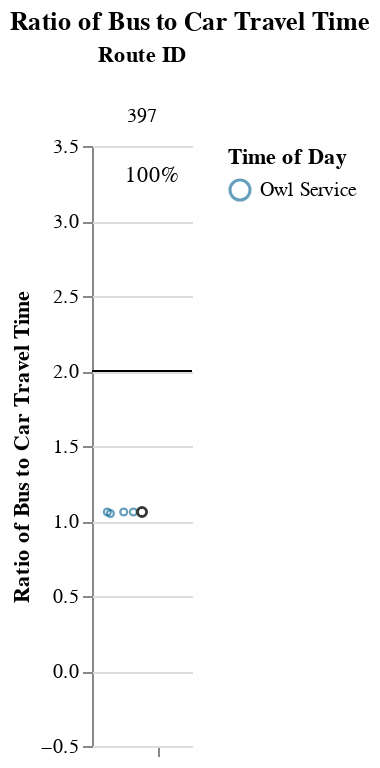
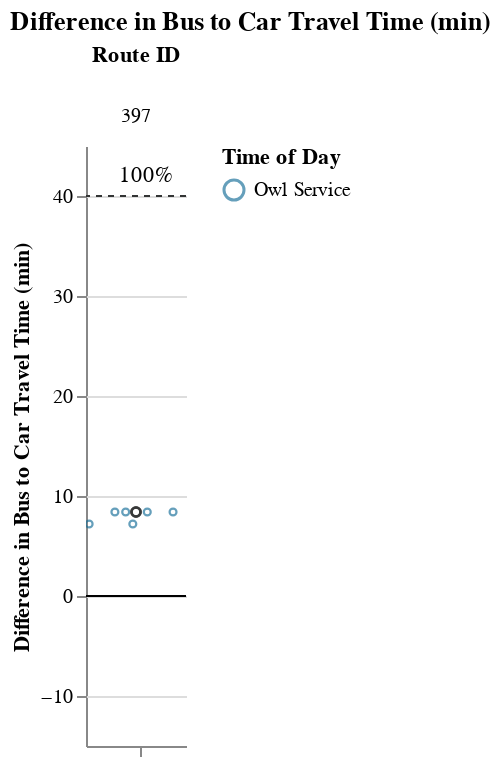

Notebook cell for these charts, in order:
### Markdown cell above
### Long Routes (> 1.5 hrs)

### Code cell
route_group = "long"
try:
    display_charts_for_route_group(df, route_group)
except:
    print("No routes meet this criteria.")

### Figure 1 — Vega-Lite specification as saved in the notebook (floating-point values rounded to 4 significant figures)
{"config": {"view": {"continuousWidth": 400, "continuousHeight": 300, "stroke": null}, "facet": {"spacing": 0}}, "data": {"name": "data-9dff0acb7038efdc7152efcda1fea953"}, "facet": {"column": {"field": "route_id", "sort": ["397"], "title": "Route ID", "type": "nominal"}}, "spec": {"layer": [{"mark": "rule", "encoding": {"color": {"value": "black"}, "y": {"field": "cutoff", "type": "quantitative"}}, "selection": {"selector005": {"type": "interval", "bind": "scales", "encodings": ["x", "y"]}}}, {"mark": {"type": "point", "opacity": 0.65, "size": 12, "strokeWidth": 1.1}, "encoding": {"color": {"field": "time_of_day", "scale": {"range": ["#136C97", "#E16B26", "#F6BF16", "#00896B", "#7790A3", "#5B559C"]}, "sort": ["AM Peak", "Midday", "PM Peak", "Owl Service"], "title": "Time of Day", "type": "nominal"}, "tooltip": [{"field": "route_id", "type": "nominal"}, {"field": "trip_id", "type": "nominal"}, {"field": "service_hours", "type": "quantitative"}, {"field": "car_duration_hours", "type": "quantitative"}, {"field": "bus_multiplier", "type": "quantitative"}, {"field": "bus_difference", "type": "quantitative"}, {"field": "num_trips", "type": "quantitative"}, {"field": "num_competitive", "type": "quantitative"}, {"field": "pct_trips_competitive", "type": "quantitative"}, {"field": "p25", "type": "quantitative"}, {"field": "p50", "type": "quantitative"}, {"field": "p75", "type": "quantitative"}], "x": {"axis": {"grid": false, "labels": false, "ticks": true, "values": [0]}, "field": "jitter", "scale": {}, "title": null, "type": "quantitative"}, "y": {"field": "bus_multiplier", "scale": {"domain": [-0.25, 3.24]}, "title": "Ratio of Bus to Car Travel Time", "type": "quantitative"}}, "transform": [{"calculate": "sqrt(-2*log(random()))*cos(2*PI*random())", "as": "jitter"}], "width": 50}, {"layer": [{"mark": {"type": "point", "opacity": 0.6, "size": 20, "strokeWidth": 1.3}, "encoding": {"color": {"value": "#323434"}, "y": {"field": "bus_multiplier", "type": "quantitative"}}, "transform": [{"filter": "(datum.p50_trip === 1)"}]}, {"mark": {"type": "text", "align": "center", "baseline": "middle"}, "encoding": {"color": {"value": "black"}, "text": {"field": "pct_trips_competitive", "format": ".0%", "type": "quantitative"}, "tooltip": [{"field": "route_id", "type": "nominal"}, {"field": "trip_id", "type": "nominal"}, {"field": "service_hours", "type": "quantitative"}, {"field": "car_duration_hours", "type": "quantitative"}, {"field": "bus_multiplier", "type": "quantitative"}, {"field": "bus_difference", "type": "quantitative"}, {"field": "num_trips", "type": "quantitative"}, {"field": "num_competitive", "type": "quantitative"}, {"field": "pct_trips_competitive", "type": "quantitative"}, {"field": "p25", "type": "quantitative"}, {"field": "p50", "type": "quantitative"}, {"field": "p75", "type": "quantitative"}], "x": {"value": 30}, "y": {"value": 15}}, "transform": [{"calculate": "sqrt(-2*log(random()))*cos(2*PI*random())", "as": "jitter"}, {"filter": "(datum.fastest_trip === 1)"}]}]}]}, "resolve": {"scale": {"y": "shared"}}, "title": "Ratio of Bus to Car Travel Time", "$schema": "https://vega.github.io/schema/vega-lite/v4.17.0.json", "datasets": {"data-9dff0acb7038efdc7152efcda1fea953": [{"calitp_itp_id": 290, "trip_key": -2849528265361035472, "trip_id": "11031126-136-Blocks-Weekday-54", "shape_id": "3970491", "route_id": "397", "service_hours": 2.38, "trip_first_departure_ts": 92760, "trip_last_arrival_ts": 101340, "departure_hour": 1, "time_of_day": "Owl Service", "p25": 2.38, "p50": 2.4, "p75": 2.4, "p50_trip": 0, "fastest_trip": 0, "car_duration_hours": 2.26, "competitive_route": 1, "bus_multiplier": 1.05, "bus_difference": 7.2, "num_trips": 7, "num_competitive": 7, "pct_trips_competitive": 1.0, "bus_difference_spread": 1.2, "route_group": "long", "max_trip_hrs": 2.4, "max_trip_route_group": 2.43, "name": "San Mateo County Transit District", "caltrans_district": "04 - Oakland", "drmt_organization_name": null, "cutoff2": 40, "cutoff": 2}, {"calitp_itp_id": 290, "trip_key": -7076611870686914050, "trip_id": "11031125-136-Blocks-Weekday-54", "shape_id": "3970491", "route_id": "397", "service_hours": 2.38, "trip_first_departure_ts": 89160, "trip_last_arrival_ts": 97740, "departure_hour": 0, "time_of_day": "Owl Service", "p25": 2.38, "p50": 2.4, "p75": 2.4, "p50_trip": 0, "fastest_trip": 0, "car_duration_hours": 2.26, "competitive_route": 1, "bus_multiplier": 1.05, "bus_difference": 7.2, "num_trips": 7, "num_competitive": 7, "pct_trips_competitive": 1.0, "bus_difference_spread": 1.2, "route_group": "long", "max_trip_hrs": 2.4, "max_trip_route_group": 2.43, "name": "San Mateo County Transit District", "caltrans_district": "04 - Oakland", "drmt_organization_name": null, "cutoff2": 40, "cutoff": 2}, {"calitp_itp_id": 290, "trip_key": 3662891794101611596, "trip_id": "11031123-136-Blocks-Weekday-54", "shape_id": "3970491", "route_id": "397", "service_hours": 2.38, "trip_first_departure_ts": 96360, "trip_last_arrival_ts": 104940, "departure_hour": 2, "time_of_day": "Owl Service", "p25": 2.38, "p50": 2.4, "p75": 2.4, "p50_trip": 0, "fastest_trip": 1, "car_duration_hours": 2.26, "competitive_route": 1, "bus_multiplier": 1.05, "bus_difference": 7.2, "num_trips": 7, "num_competitive": 7, "pct_trips_competitive": 1.0, "bus_difference_spread": 1.2, "route_group": "long", "max_trip_hrs": 2.4, "max_trip_route_group": 2.43, "name": "San Mateo County Transit District", "caltrans_district": "04 - Oakland", "drmt_organization_name": null, "cutoff2": 40, "cutoff": 2}, {"calitp_itp_id": 290, "trip_key": -778144799246467919, "trip_id": "11031128-136-Blocks-Weekday-54", "shape_id": "3970489", "route_id": "397", "service_hours": 2.4, "trip_first_departure_ts": 94080, "trip_last_arrival_ts": 102720, "departure_hour": 2, "time_of_day": "Owl Service", "p25": 2.38, "p50": 2.4, "p75": 2.4, "p50_trip": 1, "fastest_trip": 0, "car_duration_hours": 2.26, "competitive_route": 1, "bus_multiplier": 1.06, "bus_difference": 8.4, "num_trips": 7, "num_competitive": 7, "pct_trips_competitive": 1.0, "bus_difference_spread": 1.2, "route_group": "long", "max_trip_hrs": 2.4, "max_trip_route_group": 2.43, "name": "San Mateo County Transit District", "caltrans_district": "04 - Oakland", "drmt_organization_name": null, "cutoff2": 40, "cutoff": 2}, {"calitp_itp_id": 290, "trip_key": -1437416072641879529, "trip_id": "11031127-136-Blocks-Weekday-54", "shape_id": "3970489", "route_id": "397", "service_hours": 2.4, "trip_first_departure_ts": 14880, "trip_last_arrival_ts": 23520, "departure_hour": 4, "time_of_day": "Owl Service", "p25": 2.38, "p50": 2.4, "p75": 2.4, "p50_trip": 1, "fastest_trip": 0, "car_duration_hours": 2.26, "competitive_route": 1, "bus_multiplier": 1.06, "bus_difference": 8.4, "num_trips": 7, "num_competitive": 7, "pct_trips_competitive": 1.0, "bus_difference_spread": 1.2, "route_group": "long", "max_trip_hrs": 2.4, "max_trip_route_group": 2.43, "name": "San Mateo County Transit District", "caltrans_district": "04 - Oakland", "drmt_organization_name": null, "cutoff2": 40, "cutoff": 2}, {"calitp_itp_id": 290, "trip_key": -4812294860628474867, "trip_id": "11031122-136-Blocks-Weekday-54", "shape_id": "3970489", "route_id": "397", "service_hours": 2.4, "trip_first_departure_ts": 90480, "trip_last_arrival_ts": 99120, "departure_hour": 1, "time_of_day": "Owl Service", "p25": 2.38, "p50": 2.4, "p75": 2.4, "p50_trip": 1, "fastest_trip": 0, "car_duration_hours": 2.26, "competitive_route": 1, "bus_multiplier": 1.06, "bus_difference": 8.4, "num_trips": 7, "num_competitive": 7, "pct_trips_competitive": 1.0, "bus_difference_spread": 1.2, "route_group": "long", "max_trip_hrs": 2.4, "max_trip_route_group": 2.43, "name": "San Mateo County Transit District", "caltrans_district": "04 - Oakland", "drmt_organization_name": null, "cutoff2": 40, "cutoff": 2}, {"calitp_itp_id": 290, "trip_key": -8989223312585745279, "trip_id": "11031124-136-Blocks-Weekday-54", "shape_id": "3970489", "route_id": "397", "service_hours": 2.4, "trip_first_departure_ts": 11280, "trip_last_arrival_ts": 19920, "departure_hour": 3, "time_of_day": "Owl Service", "p25": 2.38, "p50": 2.4, "p75": 2.4, "p50_trip": 1, "fastest_trip": 0, "car_duration_hours": 2.26, "competitive_route": 1, "bus_multiplier": 1.06, "bus_difference": 8.4, "num_trips": 7, "num_competitive": 7, "pct_trips_competitive": 1.0, "bus_difference_spread": 1.2, "route_group": "long", "max_trip_hrs": 2.4, "max_trip_route_group": 2.43, "name": "San Mateo County Transit District", "caltrans_district": "04 - Oakland", "drmt_organization_name": null, "cutoff2": 40, "cutoff": 2}]}}

### Figure 2 — Vega-Lite specification as saved in the notebook (floating-point values rounded to 4 significant figures)
{"config": {"view": {"continuousWidth": 400, "continuousHeight": 300, "stroke": null}, "facet": {"spacing": 0}}, "data": {"name": "data-a4d90f2635f4fd763b30f390ff436a82"}, "facet": {"column": {"field": "route_id", "sort": ["397"], "title": "Route ID", "type": "nominal"}}, "spec": {"layer": [{"mark": "rule", "encoding": {"color": {"value": "black"}, "y": {"field": "cutoff", "type": "quantitative"}}, "selection": {"selector006": {"type": "interval", "bind": "scales", "encodings": ["x", "y"]}}}, {"mark": {"type": "rule", "strokeDash": [3, 3]}, "encoding": {"color": {"value": "#323434"}, "y": {"field": "cutoff2", "type": "quantitative"}}}, {"mark": {"type": "point", "opacity": 0.65, "size": 12, "strokeWidth": 1.1}, "encoding": {"color": {"field": "time_of_day", "scale": {"range": ["#136C97", "#E16B26", "#F6BF16", "#00896B", "#7790A3", "#5B559C"]}, "sort": ["AM Peak", "Midday", "PM Peak", "Owl Service"], "title": "Time of Day", "type": "nominal"}, "tooltip": [{"field": "route_id", "type": "nominal"}, {"field": "trip_id", "type": "nominal"}, {"field": "service_hours", "type": "quantitative"}, {"field": "car_duration_hours", "type": "quantitative"}, {"field": "bus_multiplier", "type": "quantitative"}, {"field": "bus_difference", "type": "quantitative"}, {"field": "num_trips", "type": "quantitative"}, {"field": "num_competitive", "type": "quantitative"}, {"field": "pct_trips_competitive", "type": "quantitative"}, {"field": "p25", "type": "quantitative"}, {"field": "p50", "type": "quantitative"}, {"field": "p75", "type": "quantitative"}], "x": {"axis": {"grid": false, "labels": false, "ticks": true, "values": [0]}, "field": "jitter", "scale": {}, "title": null, "type": "quantitative"}, "y": {"field": "bus_difference", "scale": {"domain": [-10.2, 45.0]}, "title": "Difference in Bus to Car Travel Time (min)", "type": "quantitative"}}, "transform": [{"calculate": "sqrt(-2*log(random()))*cos(2*PI*random())", "as": "jitter"}], "width": 50}, {"layer": [{"mark": {"type": "point", "opacity": 0.6, "size": 20, "strokeWidth": 1.3}, "encoding": {"color": {"value": "#323434"}, "y": {"field": "bus_difference", "type": "quantitative"}}, "transform": [{"filter": "(datum.p50_trip === 1)"}]}, {"mark": {"type": "text", "align": "center", "baseline": "middle"}, "encoding": {"color": {"value": "black"}, "text": {"field": "pct_trips_competitive", "format": ".0%", "type": "quantitative"}, "tooltip": [{"field": "route_id", "type": "nominal"}, {"field": "trip_id", "type": "nominal"}, {"field": "service_hours", "type": "quantitative"}, {"field": "car_duration_hours", "type": "quantitative"}, {"field": "bus_multiplier", "type": "quantitative"}, {"field": "bus_difference", "type": "quantitative"}, {"field": "num_trips", "type": "quantitative"}, {"field": "num_competitive", "type": "quantitative"}, {"field": "pct_trips_competitive", "type": "quantitative"}, {"field": "p25", "type": "quantitative"}, {"field": "p50", "type": "quantitative"}, {"field": "p75", "type": "quantitative"}], "x": {"value": 30}, "y": {"value": 15}}, "transform": [{"calculate": "sqrt(-2*log(random()))*cos(2*PI*random())", "as": "jitter"}, {"filter": "(datum.fastest_trip === 1)"}]}]}]}, "resolve": {"scale": {"y": "shared"}}, "title": "Difference in Bus to Car Travel Time (min)", "$schema": "https://vega.github.io/schema/vega-lite/v4.17.0.json", "datasets": {"data-a4d90f2635f4fd763b30f390ff436a82": [{"calitp_itp_id": 290, "trip_key": -2849528265361035472, "trip_id": "11031126-136-Blocks-Weekday-54", "shape_id": "3970491", "route_id": "397", "service_hours": 2.38, "trip_first_departure_ts": 92760, "trip_last_arrival_ts": 101340, "departure_hour": 1, "time_of_day": "Owl Service", "p25": 2.38, "p50": 2.4, "p75": 2.4, "p50_trip": 0, "fastest_trip": 0, "car_duration_hours": 2.26, "competitive_route": 1, "bus_multiplier": 1.05, "bus_difference": 7.2, "num_trips": 7, "num_competitive": 7, "pct_trips_competitive": 1.0, "bus_difference_spread": 1.2, "route_group": "long", "max_trip_hrs": 2.4, "max_trip_route_group": 2.43, "name": "San Mateo County Transit District", "caltrans_district": "04 - Oakland", "drmt_organization_name": null, "cutoff2": 40, "cutoff": 0}, {"calitp_itp_id": 290, "trip_key": -7076611870686914050, "trip_id": "11031125-136-Blocks-Weekday-54", "shape_id": "3970491", "route_id": "397", "service_hours": 2.38, "trip_first_departure_ts": 89160, "trip_last_arrival_ts": 97740, "departure_hour": 0, "time_of_day": "Owl Service", "p25": 2.38, "p50": 2.4, "p75": 2.4, "p50_trip": 0, "fastest_trip": 0, "car_duration_hours": 2.26, "competitive_route": 1, "bus_multiplier": 1.05, "bus_difference": 7.2, "num_trips": 7, "num_competitive": 7, "pct_trips_competitive": 1.0, "bus_difference_spread": 1.2, "route_group": "long", "max_trip_hrs": 2.4, "max_trip_route_group": 2.43, "name": "San Mateo County Transit District", "caltrans_district": "04 - Oakland", "drmt_organization_name": null, "cutoff2": 40, "cutoff": 0}, {"calitp_itp_id": 290, "trip_key": 3662891794101611596, "trip_id": "11031123-136-Blocks-Weekday-54", "shape_id": "3970491", "route_id": "397", "service_hours": 2.38, "trip_first_departure_ts": 96360, "trip_last_arrival_ts": 104940, "departure_hour": 2, "time_of_day": "Owl Service", "p25": 2.38, "p50": 2.4, "p75": 2.4, "p50_trip": 0, "fastest_trip": 1, "car_duration_hours": 2.26, "competitive_route": 1, "bus_multiplier": 1.05, "bus_difference": 7.2, "num_trips": 7, "num_competitive": 7, "pct_trips_competitive": 1.0, "bus_difference_spread": 1.2, "route_group": "long", "max_trip_hrs": 2.4, "max_trip_route_group": 2.43, "name": "San Mateo County Transit District", "caltrans_district": "04 - Oakland", "drmt_organization_name": null, "cutoff2": 40, "cutoff": 0}, {"calitp_itp_id": 290, "trip_key": -778144799246467919, "trip_id": "11031128-136-Blocks-Weekday-54", "shape_id": "3970489", "route_id": "397", "service_hours": 2.4, "trip_first_departure_ts": 94080, "trip_last_arrival_ts": 102720, "departure_hour": 2, "time_of_day": "Owl Service", "p25": 2.38, "p50": 2.4, "p75": 2.4, "p50_trip": 1, "fastest_trip": 0, "car_duration_hours": 2.26, "competitive_route": 1, "bus_multiplier": 1.06, "bus_difference": 8.4, "num_trips": 7, "num_competitive": 7, "pct_trips_competitive": 1.0, "bus_difference_spread": 1.2, "route_group": "long", "max_trip_hrs": 2.4, "max_trip_route_group": 2.43, "name": "San Mateo County Transit District", "caltrans_district": "04 - Oakland", "drmt_organization_name": null, "cutoff2": 40, "cutoff": 0}, {"calitp_itp_id": 290, "trip_key": -1437416072641879529, "trip_id": "11031127-136-Blocks-Weekday-54", "shape_id": "3970489", "route_id": "397", "service_hours": 2.4, "trip_first_departure_ts": 14880, "trip_last_arrival_ts": 23520, "departure_hour": 4, "time_of_day": "Owl Service", "p25": 2.38, "p50": 2.4, "p75": 2.4, "p50_trip": 1, "fastest_trip": 0, "car_duration_hours": 2.26, "competitive_route": 1, "bus_multiplier": 1.06, "bus_difference": 8.4, "num_trips": 7, "num_competitive": 7, "pct_trips_competitive": 1.0, "bus_difference_spread": 1.2, "route_group": "long", "max_trip_hrs": 2.4, "max_trip_route_group": 2.43, "name": "San Mateo County Transit District", "caltrans_district": "04 - Oakland", "drmt_organization_name": null, "cutoff2": 40, "cutoff": 0}, {"calitp_itp_id": 290, "trip_key": -4812294860628474867, "trip_id": "11031122-136-Blocks-Weekday-54", "shape_id": "3970489", "route_id": "397", "service_hours": 2.4, "trip_first_departure_ts": 90480, "trip_last_arrival_ts": 99120, "departure_hour": 1, "time_of_day": "Owl Service", "p25": 2.38, "p50": 2.4, "p75": 2.4, "p50_trip": 1, "fastest_trip": 0, "car_duration_hours": 2.26, "competitive_route": 1, "bus_multiplier": 1.06, "bus_difference": 8.4, "num_trips": 7, "num_competitive": 7, "pct_trips_competitive": 1.0, "bus_difference_spread": 1.2, "route_group": "long", "max_trip_hrs": 2.4, "max_trip_route_group": 2.43, "name": "San Mateo County Transit District", "caltrans_district": "04 - Oakland", "drmt_organization_name": null, "cutoff2": 40, "cutoff": 0}, {"calitp_itp_id": 290, "trip_key": -8989223312585745279, "trip_id": "11031124-136-Blocks-Weekday-54", "shape_id": "3970489", "route_id": "397", "service_hours": 2.4, "trip_first_departure_ts": 11280, "trip_last_arrival_ts": 19920, "departure_hour": 3, "time_of_day": "Owl Service", "p25": 2.38, "p50": 2.4, "p75": 2.4, "p50_trip": 1, "fastest_trip": 0, "car_duration_hours": 2.26, "competitive_route": 1, "bus_multiplier": 1.06, "bus_difference": 8.4, "num_trips": 7, "num_competitive": 7, "pct_trips_competitive": 1.0, "bus_difference_spread": 1.2, "route_group": "long", "max_trip_hrs": 2.4, "max_trip_route_group": 2.43, "name": "San Mateo County Transit District", "caltrans_district": "04 - Oakland", "drmt_organization_name": null, "cutoff2": 40, "cutoff": 0}]}}
